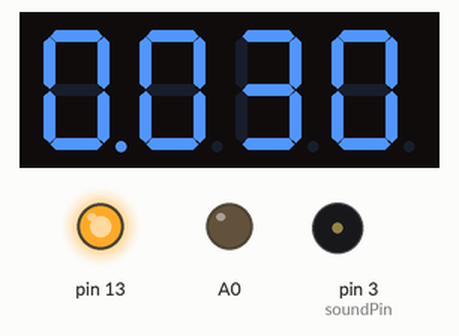
Simulated run of this sketch. Board: Arduino Uno, built with avr-gcc and run on an emulated ATmega328P. Shown: 4-digit seven-segment display, output pins drawn as LEDs (lit = HIGH), buzzer (waves = sounding).

Above: at 1.2 s.
At 12.05 s:
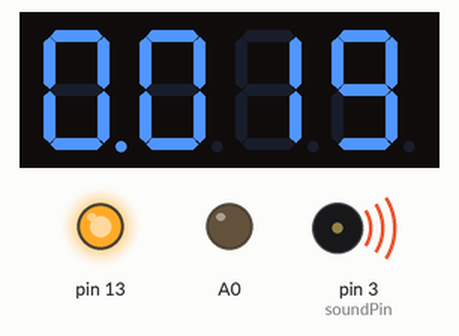
At 22.2 s:
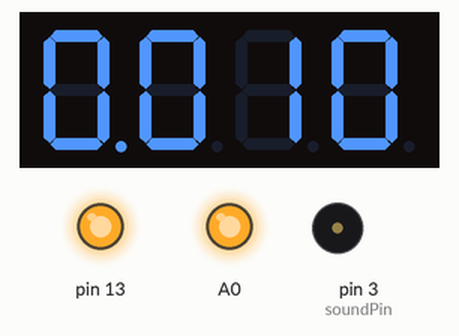
At 27.08 s:
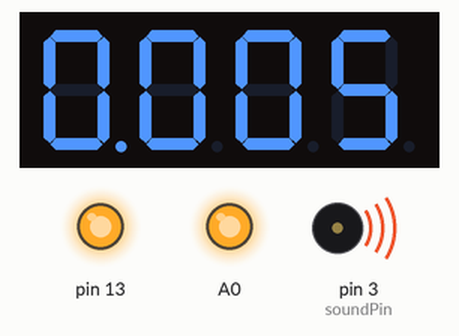
At 32.1 s:
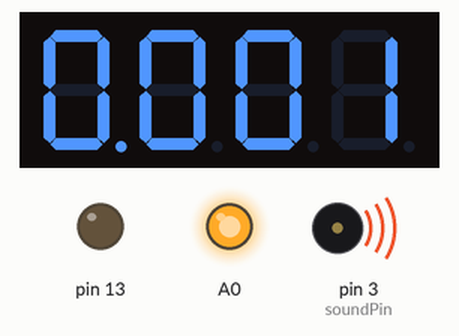
At 34.7 s:
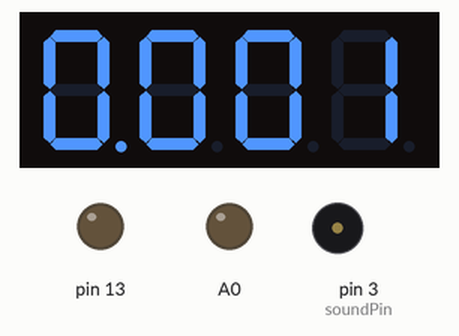
Timing chart, 0 to 40.0 s (numbered marks = the images above):
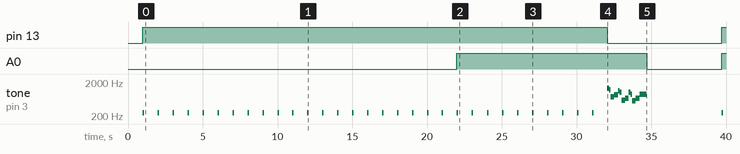

The sketch:

countdown_timer.ino
```cpp
#include <SevSeg.h>
SevSeg display;

unsigned long timer = millis();
int seconds = 31;  // this is including zero

int soundPin = 3;

void setup() {
  /* Setting up the 4-digit, 7-segment display:

    digitPins array is ordered based on the CC56-12SURKWA datasheet:

    Digit 1: Pin 12,
    Digit 2: Pin 9,
    Digit 3: Pin 8,
    Digit 4: Pin 6

    Segment pins order

    A, B, C, D, E, F, G, DP
    11, 7, 4, 2, 1, 10, 5

    Note: I got rid of segment pin 3 as it is a decimal only, due to running out of digital pins/outputs

    In my design I have put resistors on the digit pins in order to use less jumper wires on this display

 */

  byte numDigits = 4;
  byte digitPins[] = { 12, 9, 8, 6 };
  byte segmentPins[] = { 11, 7, 4, 2, 1, 10, 5 };  // based on the order of segment pins
  bool resistorsOnSegments = false;
  bool updateWithDelaysIn = true;
  bool leadingZeros = true;
  bool disableDecPoint = true;  // As I ommitted pin 3 the decimal point I set this to true
  byte hardwareConfig = COMMON_CATHODE;

  display.begin(hardwareConfig, numDigits, digitPins, segmentPins, resistorsOnSegments, disableDecPoint);
  // display.setBrightness(-200); - display brightness ranges in the negatives from -200 to 0
  display.setBrightness(70);

  /* Buzzer */
  pinMode(soundPin, OUTPUT);

  /* LEDs */
  pinMode(A0, OUTPUT);
  pinMode(13, OUTPUT);
}

void loop() {
  // I used the countdown functionality into a seperate function here, because I didn't want to put everything in loop at once
  countdown();
}

/* Function where the 1 minute timer in 7 segment display counts down */

void countdown() {

  if (millis() - timer >= 1000) {

    digitalWrite(13, HIGH); // turn on Yellow LED to signal that the timer is in progress
    timer += 1000;
    seconds--;

    tone(soundPin, 247, 100);

    if (seconds < 10) {

      digitalWrite(13, HIGH);
      digitalWrite(A0, HIGH); // turn on Blue LED to signal that time is nearly up
      delay(1000); // gives flashing effect on both clock and led
      digitalWrite(A0, LOW);


    }
    if (seconds <= 0) {
      seconds = 0;
      digitalWrite(13, LOW);
      digitalWrite(A0, HIGH);  // LED flashes when finished
      playATune();           // call the function to play a song
    }

    display.setNumber(seconds, 3);
  }

  display.refreshDisplay();
}

/* Function where the buzzer plays after the countdown timer is finished */
void playATune() {

  // Song played: nokia 3310 ringtone

  int numNotes = 13;

  int frequencies[] = { 1318, 1174, 739, 830, 1109, 988, 587, 659, 988, 880, 554, 659, 880 };

  int rhythm[] = { 2, 2, 4, 4, 2, 2, 4, 4, 2, 2, 4, 4, 8 };

  for (int i = 0; i < numNotes; i++) {
    tone(soundPin, frequencies[i], 150 * rhythm[i]);
    delay(60 * rhythm[i]);
  }
  noTone(soundPin);
  digitalWrite(A0, LOW);
  delay(5000);
}
```

Measured:
- by itself, pin 13: LOW → HIGH at 1.0 s, → LOW 31.1 s later, → HIGH 7.6 s later
- by itself, A0: LOW → HIGH at 22.0 s, → LOW 12.7 s later, → HIGH 5.0 s later
- by itself, tone on pin 3 (soundPin): plays 247 Hz for 0.10 s, 247 Hz for 0.10 s, 247 Hz for 0.10 s, 247 Hz for 0.10 s, 247 Hz for 0.10 s, 247 Hz for 0.10 s … (45 notes in this stretch)
- what the display in image 0 shows lasts 1.0 s, from 1.0 s to 2.0 s
- what the display in image 2 shows lasts 2.0 s, from 21.0 s to 23.0 s
